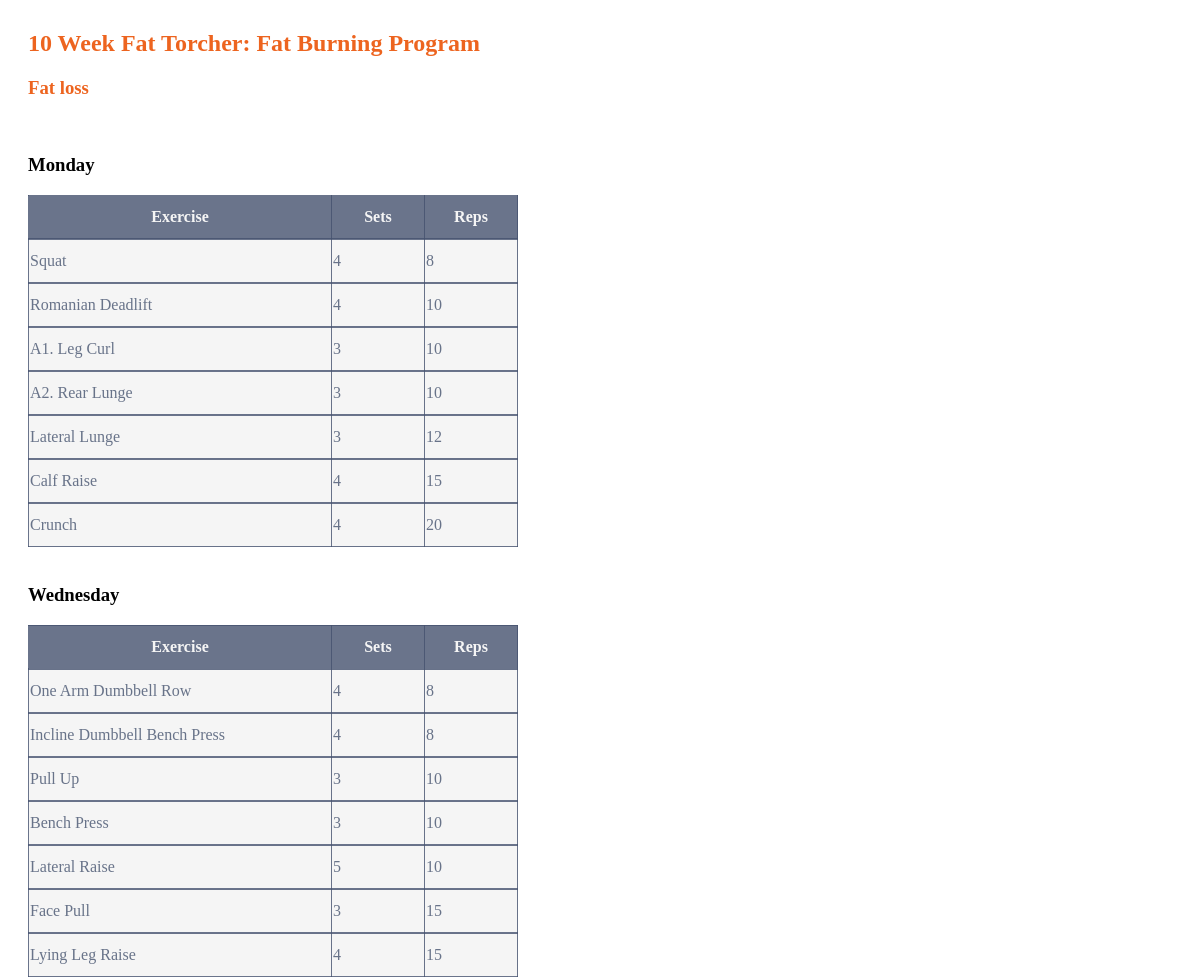
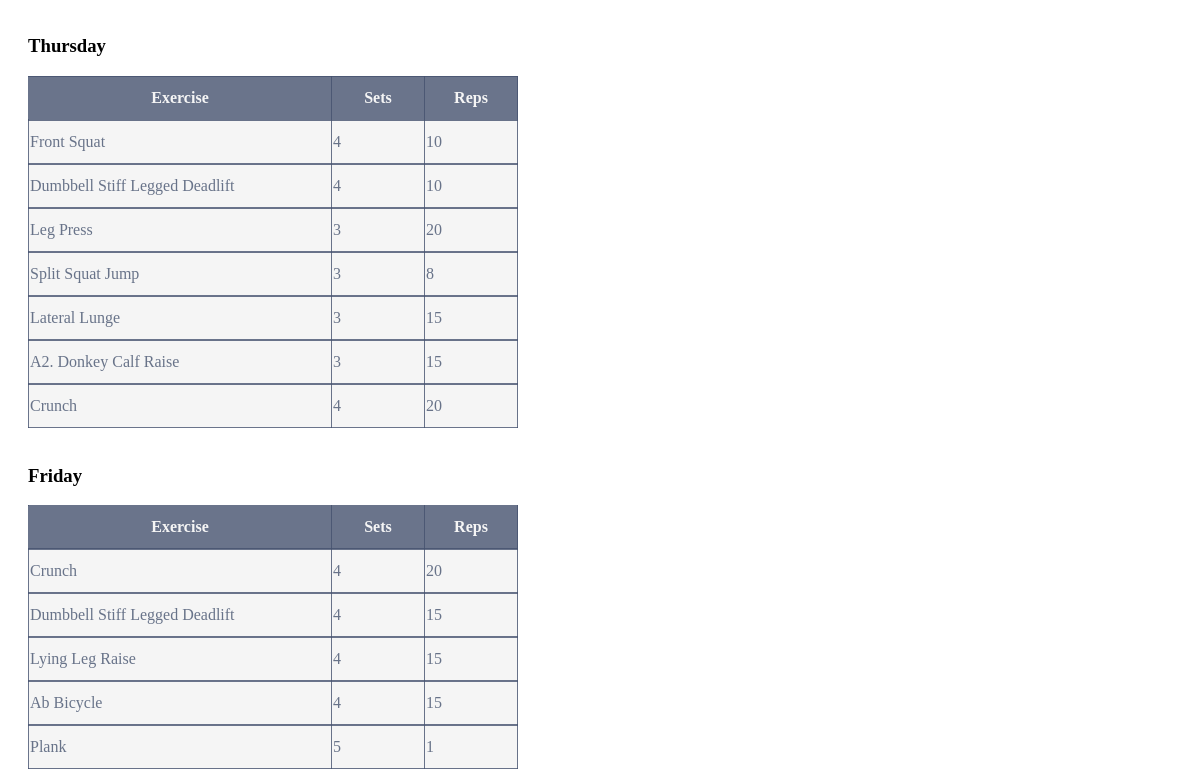
The app's page /web2022/workoutList.php?title=10 Week Fat Torcher: Fat Burning Program with its own data (2 pictures, top to bottom).
### tables this page shows
CREATE TABLE `training` (
  `id` int(11) NOT NULL,
  `user_id` int(11) NOT NULL,
  `title` varchar(255) NOT NULL,
  `type` varchar(30) NOT NULL,
  `day` varchar(30) NOT NULL,
  `exercise` varchar(100) NOT NULL,
  `sets` int(20) NOT NULL,
  `reps` int(20) NOT NULL,
  `link` varchar(255) NOT NULL,
  `popular` int(40) NOT NULL,
  `status` int(11) NOT NULL
);

### web2022/workoutList.php (the view, shortened to what this page needs)
<!DOCTYPE html>
<html lang="en">
<head>
    <link type="text/css" rel="stylesheet" href="workoutList.css">
</head>
<body>
<?php
if(isset($_GET['title'])){
$arrayTitle=array();
$arrayType=array();
$arrayDay=array();
require_once ('db_config.php');
$query = "SELECT * FROM training WHERE title=?";
$user = $conn->prepare($query);
$user->execute([$_GET['title']]);
$result = $user->fetchAll(PDO::FETCH_OBJ);
    foreach ($result as $res) {
        array_push($arrayTitle,$res->title);
        array_push($arrayType,$res->type);
        array_push($arrayDay,$res->day);
    }
$arrayTitle=array_unique($arrayTitle);
$arrayType=array_unique($arrayType);
$arrayDay=array_unique($arrayDay);
    echo '
       <h2 class="color">'.$arrayTitle[0].'</h2>
       <h3 class="color">'.$arrayType[0].'</h3>';
    foreach ($arrayDay as $day) {
        $query2 = "SELECT * FROM training WHERE title=? AND day=?";
        $user = $conn->prepare($query2);
        $user->execute([$arrayTitle[0],$day]);
        $result = $user->fetchAll(PDO::FETCH_OBJ);
        echo '<br>
       <h3>' . $day . '</h3>
    ';
        echo '
    <table>
       <tr>
         <th class="column1">Exercise</th>
         <th class="column2">Sets</th>
         <th class="column3">Reps</th>
       </tr>
    </table>
    ';
        foreach ($result as $res) {
            echo '
    <table>
       <tr>
         <td class="column1"><a href="'.$res->link.'" target="_blank">' . $res->exercise . '</a></td>
         <td class="column2">' . $res->sets . '</td>
         <td class="column3">' . $res->reps . '</td>
       </tr>
    </table>
    ';
        }
    }
}
?>
</body>
</html>

### web2022/workoutList.css (style rules this page uses)
table, td, th { border: 1px solid rgba(69,82,110,0.8); margin-left: 20px; border-collapse: collapse; }
th { background-color: rgba(69,82,110,0.8); color: whitesmoke; }
td { background-color: whitesmoke; color: rgba(69,82,110,0.8); }
.column1 { width: 300px; height: 40px; }
.column2 { width: 90px; height: 40px; }
.column3 { width: 90px; height: 40px; }
h2,h3 { margin-left: 20px; }
.color { color: #ed641f; }
h2 { margin-top: 30px; }
a { color: rgba(69,82,110,0.8); text-decoration: unset; }
.title > a:hover, a:active, a:visited, a:link { color: rgba(69,82,110,0.8); text-decoration: unset; }

### records on screen
training: exercise "Squat", sets "4", reps "8"
training: exercise "Romanian Deadlift", sets "4", reps "10"
training: exercise "A1. Leg Curl", sets "3", reps "10"
training: exercise "A2. Rear Lunge", sets "3", reps "10"
training: exercise "Lateral Lunge", sets "3", reps "12"
training: exercise "Calf Raise", sets "4", reps "15"
training: exercise "Crunch", sets "4", reps "20"
training: exercise "One Arm Dumbbell Row", sets "4", reps "8"
training: exercise "Incline Dumbbell Bench Press", sets "4", reps "8"
training: exercise "Pull Up", sets "3", reps "10"
training: exercise "Bench Press", sets "3", reps "10"
training: exercise "Lateral Raise", sets "5", reps "10"
training: exercise "Face Pull", sets "3", reps "15"
training: exercise "Lying Leg Raise", sets "4", reps "15"
training: exercise "Front Squat", sets "4", reps "10"
training: exercise "Dumbbell Stiff Legged Deadlift", sets "4", reps "10"
training: exercise "Leg Press", sets "3", reps "20"
training: exercise "Split Squat Jump", sets "3", reps "8"
training: exercise "Lateral Lunge", sets "3", reps "15"
training: exercise "A2. Donkey Calf Raise", sets "3", reps "15"
training: exercise "Crunch", sets "4", reps "20"
training: exercise "Crunch", sets "4", reps "20"
training: exercise "Dumbbell Stiff Legged Deadlift", sets "4", reps "15"
training: exercise "Lying Leg Raise", sets "4", reps "15"
training: exercise "Ab Bicycle", sets "4", reps "15"
training: exercise "Plank", sets "5", reps "1"

### other values on screen
$arrayTitle[0] "10 Week Fat Torcher: Fat Burning Program"
$arrayType[0] "Fat loss"
$day "Monday"
$day "Wednesday"
$day "Thursday"
$day "Friday"
